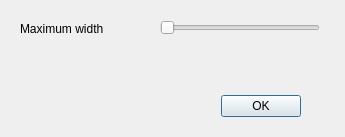
<?xml version="1.0" encoding="UTF-8"?>
<ui version="4.0">
 <class>max_text_width_dialog</class>
 <widget class="QDialog" name="max_text_width_dialog">
  <property name="geometry">
   <rect>
    <x>0</x>
    <y>0</y>
    <width>345</width>
    <height>137</height>
   </rect>
  </property>
  <property name="windowTitle">
   <string>Dialog</string>
  </property>
  <widget class="QDialogButtonBox" name="buttonBox">
   <property name="geometry">
    <rect>
     <x>170</x>
     <y>90</y>
     <width>131</width>
     <height>32</height>
    </rect>
   </property>
   <property name="orientation">
    <enum>Qt::Horizontal</enum>
   </property>
   <property name="standardButtons">
    <set>QDialogButtonBox::Ok</set>
   </property>
  </widget>
  <widget class="QLabel" name="label">
   <property name="geometry">
    <rect>
     <x>20</x>
     <y>20</y>
     <width>131</width>
     <height>17</height>
    </rect>
   </property>
   <property name="text">
    <string>Maximum width</string>
   </property>
  </widget>
  <widget class="QSlider" name="max_text_width_slider">
   <property name="geometry">
    <rect>
     <x>160</x>
     <y>20</y>
     <width>160</width>
     <height>16</height>
    </rect>
   </property>
   <property name="minimum">
    <number>100</number>
   </property>
   <property name="maximum">
    <number>800</number>
   </property>
   <property name="orientation">
    <enum>Qt::Horizontal</enum>
   </property>
  </widget>
 </widget>
 <resources/>
 <connections>
  <connection>
   <sender>buttonBox</sender>
   <signal>accepted()</signal>
   <receiver>max_text_width_dialog</receiver>
   <slot>accept()</slot>
   <hints>
    <hint type="sourcelabel">
     <x>248</x>
     <y>254</y>
    </hint>
    <hint type="destinationlabel">
     <x>157</x>
     <y>274</y>
    </hint>
   </hints>
  </connection>
  <connection>
   <sender>buttonBox</sender>
   <signal>rejected()</signal>
   <receiver>max_text_width_dialog</receiver>
   <slot>reject()</slot>
   <hints>
    <hint type="sourcelabel">
     <x>316</x>
     <y>260</y>
    </hint>
    <hint type="destinationlabel">
     <x>286</x>
     <y>274</y>
    </hint>
   </hints>
  </connection>
 </connections>
</ui>
